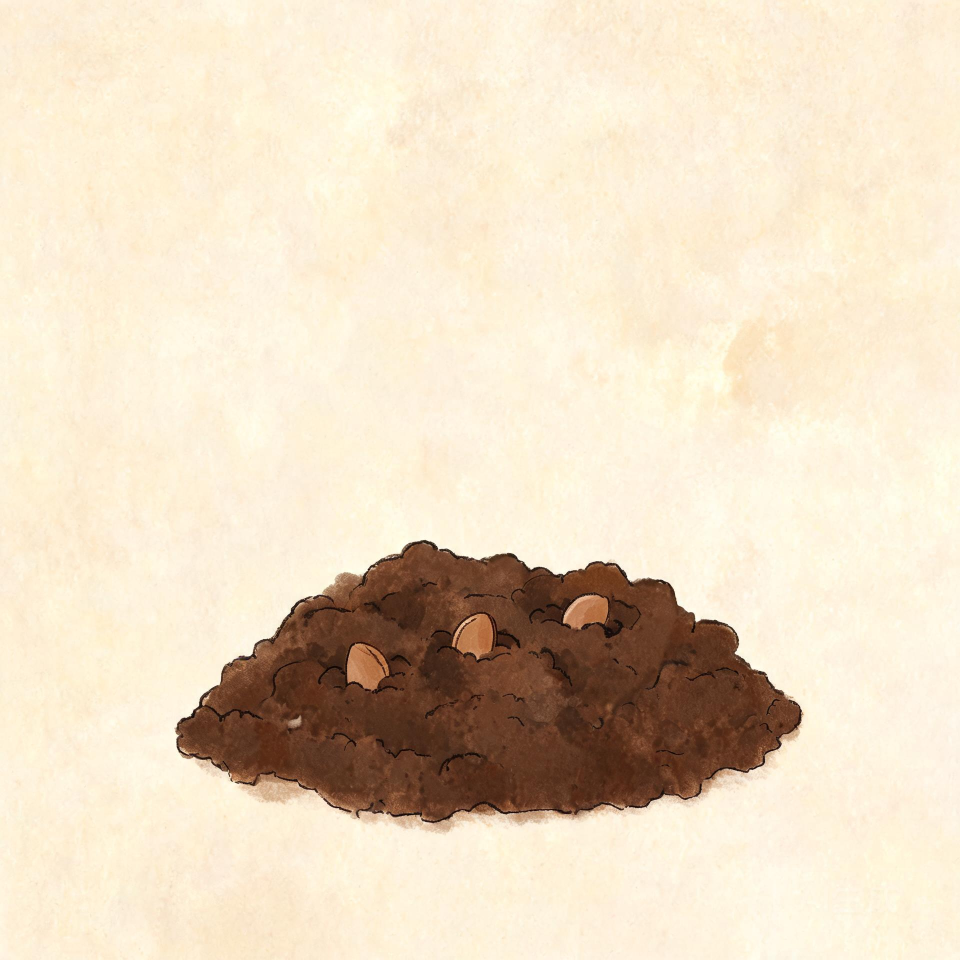
#> input picture assets/plants/shared/seed.jpg, 1920 x 1920 px (shown at 1/2 size); its folder holds only this picture in this run
$ python cutout2.py
#> lines starting #> are read from the running program, lines starting #| are printed output that depends on the picture; after the words box and inside, x2 and y2 are one past the last pixel; in counts of white or black regions, pixels touching at a corner belong together
from PIL import Image, ImageDraw, ImageFilter
from pathlib import Path
import sys

ROOT = Path(__file__).resolve().parent.parent
TARGETS = [
    ROOT / "assets/plants/shared",
    ROOT / "assets/plants/strawberry",
    ROOT / "assets/plants/apple",
    ROOT / "assets/plants/guava",
]
MAX_SIDE = 760


def bg_color(img):
    w, h = img.size
    pts = []
    step = max(1, w // 32)
    for x in range(0, w, step):
        pts.append(img.getpixel((x, 1)))
        pts.append(img.getpixel((x, h - 2)))
    for y in range(0, h, step):
        pts.append(img.getpixel((1, y)))
        pts.append(img.getpixel((w - 2, y)))
    pts.sort(key=lambda p: sum(p))
    return pts[len(pts) // 2]


def flood_alpha(img, bg, tol):
    work = img.copy()
    w, h = work.size
    marker = (255, 0, 255)
    step = max(6, w // 60)
    seeds = []
    for x in range(0, w, step):
        seeds += [(x, 0), (x, h - 1)]
    for y in range(0, h, step):
        seeds += [(0, y), (w - 1, y)]

    for sx, sy in seeds:
        if sum(abs(a - b) for a, b in zip(work.getpixel((sx, sy)), bg)) <= tol * 3:
            try:
                ImageDraw.floodfill(work, (sx, sy), marker, thresh=tol)
            except Exception:
                pass

    alpha = Image.new("L", (w, h), 255)
    wp = work.load()
    ap = alpha.load()
    for y in range(h):
        for x in range(w):
            if wp[x, y] == marker:
                ap[x, y] = 0
    return alpha


def coverage(alpha):
    hist = alpha.histogram()
    total = alpha.width * alpha.height
    return hist[0] / total


def cutout(path):
    img = Image.open(path).convert("RGB")
    if max(img.size) > 1200:
        r = 1200 / max(img.size)
        img = img.resize((int(img.width * r), int(img.height * r)), Image.LANCZOS)

    bg = bg_color(img)
    alpha = flood_alpha(img, bg, 58)
    cov = coverage(alpha)
    alpha = alpha.filter(ImageFilter.GaussianBlur(1))
    out = img.convert("RGBA")
    out.putalpha(alpha)

    solid = alpha.point(lambda v: 255 if v > 190 else 0)
    box = solid.getbbox()
    if box:
        pad = 8
        box = (max(0, box[0] - pad), max(0, box[1] - pad), min(out.width, box[2] + pad), min(out.height, box[3] + pad))
        out = out.crop(box)

    if max(out.size) > MAX_SIDE:
        r = MAX_SIDE / max(out.size)
        out = out.resize((int(out.width * r), int(out.height * r)), Image.LANCZOS)
    return out, 58, cov


def main():
    for folder in TARGETS:
        for jpg in sorted(folder.glob("*.jpg")):
            try:
                out, tol, cov = cutout(jpg)
#> in cutout, img is the input picture: PIL image 1920x1920 RGB; mean R, G, B 233.2, 217.4, 194.4
#> after the loop in bg_color, `for x in range(0, w, step):`: pts = 66 items, first 6: (255, 240, 221), (255, 242, 225), (254, 239, 218), (252, 238, 212), (254, 239, 218), (254, 242, 216)
#> after the loop in bg_color, `for y in range(0, h, step):`: pts = 132 items, first 6: (255, 240, 221), (255, 242, 225), (254, 239, 218), (252, 238, 212), (254, 239, 218), (254, 242, 216)
#> in cutout, `bg = bg_color(img)`: bg = (252, 241, 221)
#> after the loop in flood_alpha, `for sx, sy in seeds:`:
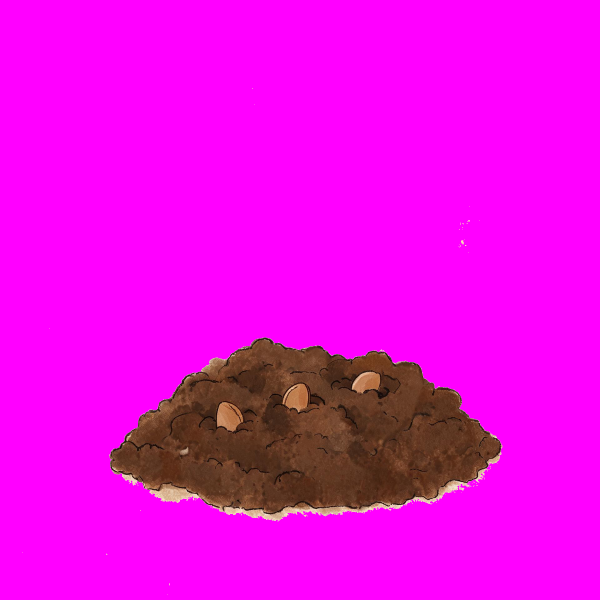
#> work: PIL image 1200x1200 RGB (shown at 1/2 size); mean R, G, B 234.4, 8.8, 226
#> in flood_alpha, `alpha = Image.new("L", (w, h), 255)`: alpha: PIL image 1200x1200 L; every value is 255
#> in cutout, `alpha = flood_alpha(img, bg, 58)`:
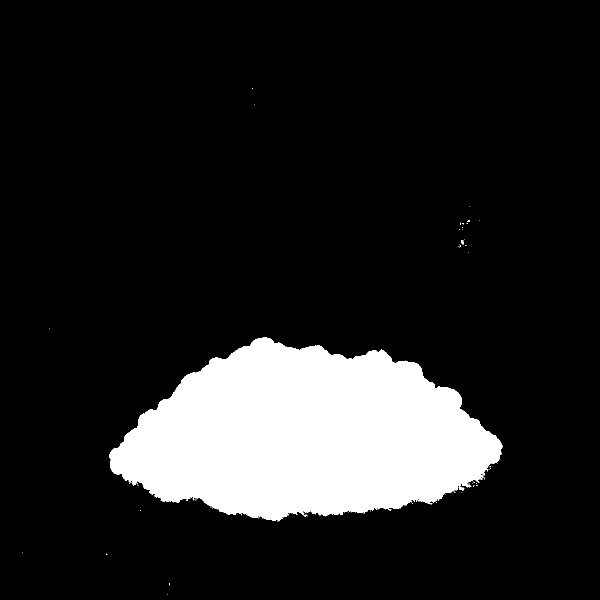
#> alpha: PIL image 1200x1200 L (shown at 1/2 size); 13.6% white; 63 white regions (61 under 20 px), largest, box (x1, y1, x2, y2) and area: (218, 674, 1005, 1043) 196345, (922, 480, 928, 489) 34
#> in coverage, `hist = alpha.histogram()`: hist = 256 values, max 1243467 at index 0, min 0 at index 1, mean 5625
#> in cutout, `cov = coverage(alpha)`: cov = 0.864
#> in cutout, `out.putalpha(alpha)`:
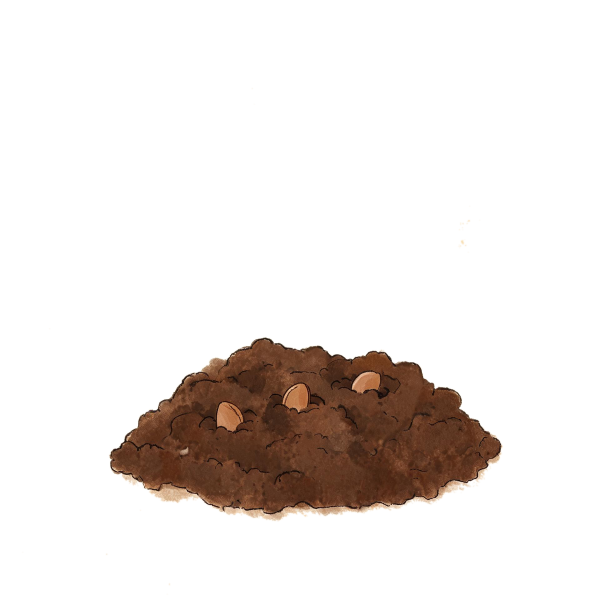
#> out: PIL image 1200x1200 RGBA (shown at 1/2 size); mean R, G, B, A 233.2, 217.4, 194.4, 34.8; transparent parts drawn white
#> in cutout, `solid = alpha.point(lambda v: 255 if v > 190 else 0)`:
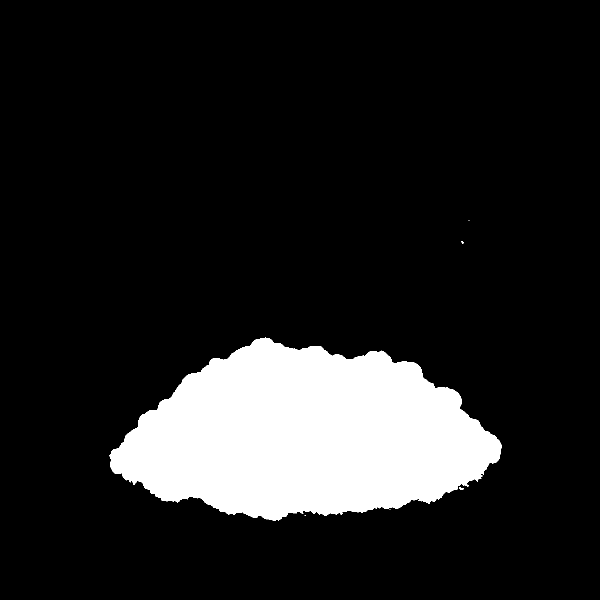
#> solid: PIL image 1200x1200 L (shown at 1/2 size); 13.5% white; 7 white regions (5 under 20 px), largest, box (x1, y1, x2, y2) and area: (219, 675, 1004, 1041) 194678, (919, 974, 927, 980) 28
#> in cutout, `box = solid.getbbox()`: box = (219, 441, 1004, 1041)
#> in cutout, `box = (max(0, box[0] - pad), max(0, box[1] - pad), min(out.width, box[..`: box = (211, 433, 1012, 1049)
#> in cutout, `out = out.crop(box)`:
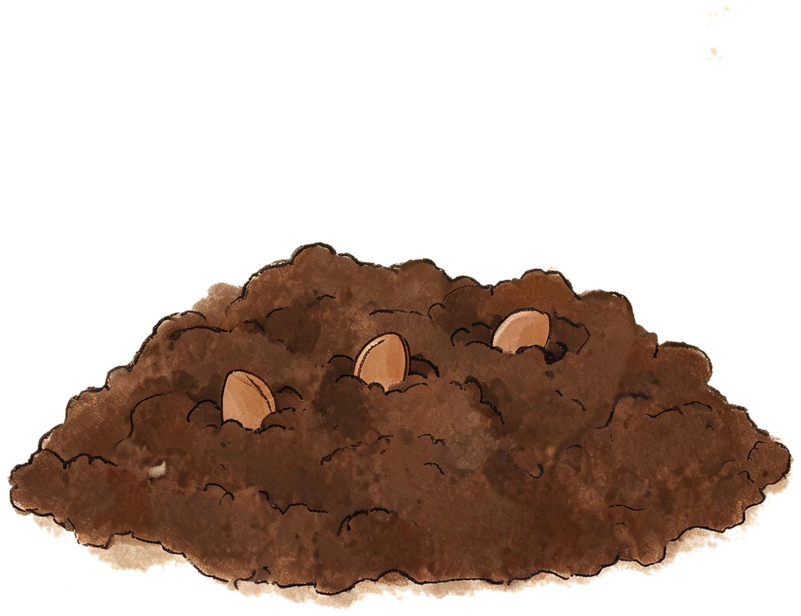
#> out: PIL image 801x616 RGBA; mean R, G, B, A 194, 171.8, 150.2, 101.6; transparent parts drawn white
#> tol = 58; cov = 0.864
                dest = jpg.with_suffix(".webp")
                out.save(dest, "WEBP", quality=86, method=5)
                print(f"{jpg.name}: tol={tol} bg={cov:.0%} -> {dest.name} {out.size} {dest.stat().st_size // 1024}KB")
#| seed.jpg: tol=58 bg=86% -> seed.webp (760, 584) 48KB
            except Exception as exc:
                print(f"FAILED {jpg.name}: {exc}", file=sys.stderr)
    return 0


if __name__ == "__main__":
    raise SystemExit(main())
#> (the program exits here)
